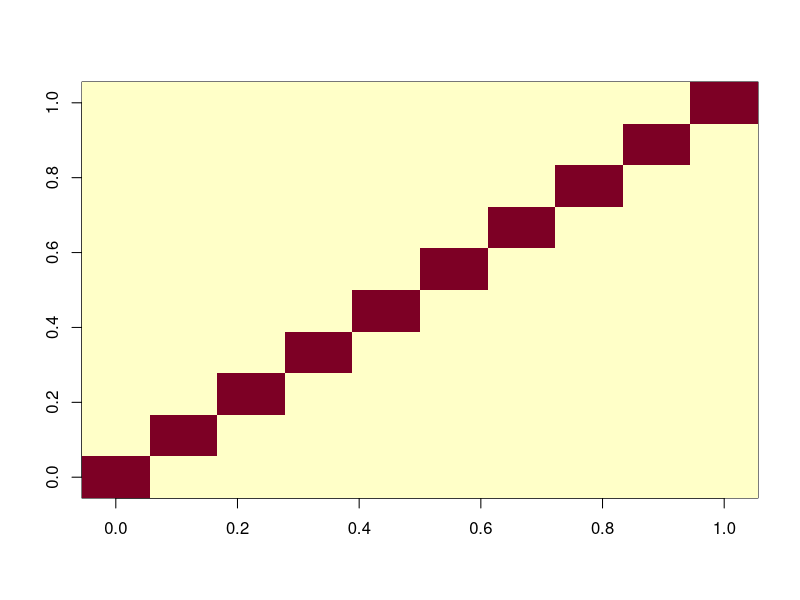

Reproduce this figure in R.

size = 10
Q = diag(size)

alphas = matrix(rnorm(mean=0,sd=1,n=size),ncol = 1)

res = t(alphas)%*%Q%*%alphas     

image(Q)


# GRAM MATRIX 
# something about: https://www.youtube.com/watch?v=3-Ds_K3p_Z8